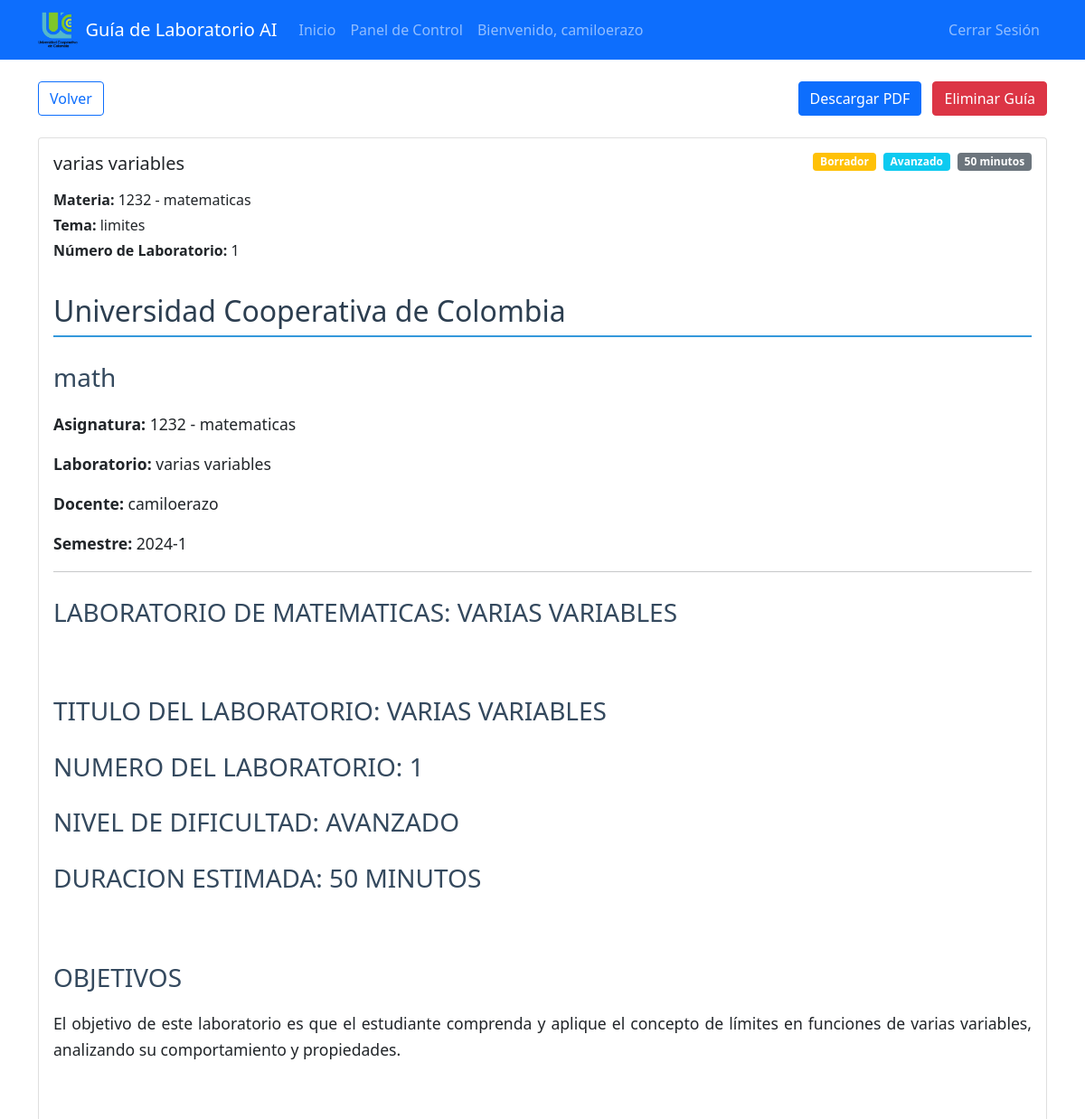
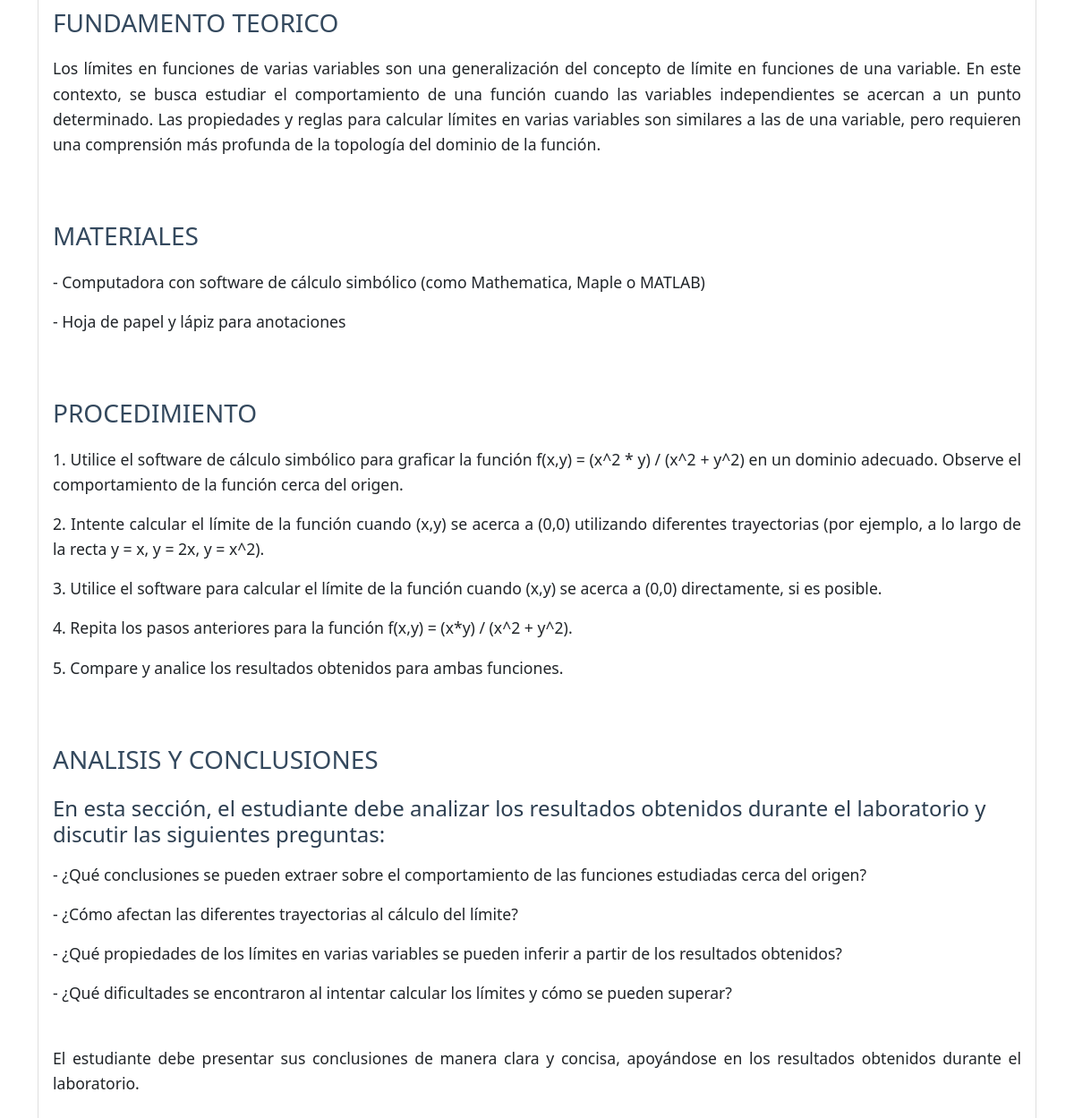
Screenshot of /lab_guide/2 (signed in) with the database file from the repository (2 pictures, top to bottom).
### models.py (models this page shows, shortened)
class User(db.Model, UserMixin):
    __tablename__ = 'users'
    id = db.Column(db.Integer, primary_key=True)
    username = db.Column(db.String(20), unique=True, nullable=False)
    email = db.Column(db.String(120), unique=True, nullable=False)
    password_hash = db.Column(db.String(128), nullable=False)
    created_at = db.Column(db.DateTime, nullable=False, default=datetime.utcnow)
    user_type = db.Column(db.String(50))  # Used for polymorphic behavior
    __mapper_args__ = {
        'polymorphic_identity': 'user',
        'polymorphic_on': user_type
    }

class LabGuide(db.Model):
    __tablename__ = 'lab_guides'
    id = db.Column(db.Integer, primary_key=True)
    title = db.Column(db.String(200), nullable=False)
    content = db.Column(db.Text, nullable=False)  # Using Text for large content
    lab_number = db.Column(db.Integer, nullable=False)
    created_at = db.Column(db.DateTime, nullable=False, default=datetime.utcnow)
    updated_at = db.Column(db.DateTime, nullable=False, default=datetime.utcnow, onupdate=datetime.utcnow)
    subject_id = db.Column(db.Integer, db.ForeignKey('subjects.id'), nullable=False)
    weekly_topic_id = db.Column(db.Integer, db.ForeignKey('weekly_topics.id'), nullable=False)
    created_by_id = db.Column(db.Integer, db.ForeignKey('professors.id'), nullable=False)
    status = db.Column(db.String(20), nullable=False, default='draft')  # draft, published, archived
    difficulty_level = db.Column(db.String(20), nullable=False, default='intermediate')  # beginner, intermediate, advanced
    estimated_duration = db.Column(db.Integer, nullable=True)  # in minutes
    created_by = db.relationship('Professor', backref=db.backref('created_lab_guides', lazy='dynamic'))
    weekly_topic = db.relationship('WeeklyTopic', backref=db.backref('lab_guides', lazy='dynamic'))
    laboratory_id = db.Column(db.Integer, db.ForeignKey('laboratories.id'), nullable=True)

class Subject(db.Model):
    __tablename__ = 'subjects'
    id = db.Column(db.Integer, primary_key=True)
    code = db.Column(db.String(10), unique=True, nullable=False)
    name = db.Column(db.String(100), nullable=False)
    credits = db.Column(db.Integer, nullable=False)
    description = db.Column(db.Text, nullable=True)
    degrees = db.relationship('Degree',
                            secondary=degree_subject,
                            backref=db.backref('subjects', lazy='dynamic'),
                            lazy='dynamic')
    lab_guides = db.relationship('LabGuide', backref='subject', lazy='dynamic')
    weekly_topics = db.relationship('WeeklyTopic', backref='subject', lazy='dynamic', cascade='all, delete-orphan')

class WeeklyTopic(db.Model):
    __tablename__ = 'weekly_topics'
    id = db.Column(db.Integer, primary_key=True)
    week_number = db.Column(db.Integer, nullable=False)
    title = db.Column(db.String(200), nullable=False)
    description = db.Column(db.Text, nullable=True)
    subject_id = db.Column(db.Integer, db.ForeignKey('subjects.id'), nullable=False)

### app.py (the view)
@app.route('/lab_guide/<int:guide_id>')
@login_required
def view_lab_guide(guide_id):
    lab_guide = LabGuide.query.get_or_404(guide_id)
    if not (current_user.user_type == 'professor' and lab_guide.subject in current_user.subjects):
        flash('No tienes permiso para ver esta guía de laboratorio.', 'error')
        return redirect(url_for('dashboard'))
    return render_template('view_lab_guide.html', lab_guide=lab_guide)

### app.py (called while the page is built)
@login_manager.user_loader
def load_user(user_id):
    return User.query.get(int(user_id))

### templates/view_lab_guide.html (shortened to what this page needs)
{% extends "base.html" %}
{% block content %}
<div class="container mt-4">
    <div class="row mb-4">
        <div class="col">
            <a href="{{ url_for('dashboard') }}" class="btn btn-outline-primary">
                 Volver
            </a>
            {% if current_user.user_type == 'professor' and lab_guide.subject in current_user.subjects %}
            <div class="float-end">
                <a href="{{ url_for('download_lab_guide_pdf', guide_id=lab_guide.id) }}" class="btn btn-primary me-2">
                     Descargar PDF
                </a>
                <button type="button" class="btn btn-danger" data-bs-toggle="modal" data-bs-target="#deleteModal">
                     Eliminar Guía
                </button>
            </div>
            {% endif %}
        </div>
    </div>
    <div class="card">
        <div class="card-body">
            <div class="row mb-4">
                <div class="col-md-6">
                    <h5 class="card-title mb-3">{{ lab_guide.title }}</h5>
                    <p class="mb-1">
                        <strong>Materia:</strong> {{ lab_guide.subject.code }} - {{ lab_guide.subject.name }}
                    </p>
                    <p class="mb-1">
                        <strong>Tema:</strong> {{ lab_guide.weekly_topic.title }}
                    </p>
                    <p class="mb-1">
                        <strong>Número de Laboratorio:</strong> {{ lab_guide.lab_number }}
                    </p>
                </div>
                <div class="col-md-6">
                    <div class="d-flex justify-content-end">
                        <span class="badge {% if lab_guide.status == 'published' %}bg-success{% else %}bg-warning{% endif %} me-2">
                            {{ 'Publicado' if lab_guide.status == 'published' else 'Borrador' }}
                        </span>
                        <span class="badge bg-info me-2">
                            {% if lab_guide.difficulty_level == 'beginner' %}
                                Principiante
                            {% elif lab_guide.difficulty_level == 'intermediate' %}
                                Intermedio
                            {% else %}
                                Avanzado
                            {% endif %}
                        </span>
                        {% if lab_guide.estimated_duration %}
                            <span class="badge bg-secondary">
                                {{ lab_guide.estimated_duration }} minutos
                            </span>
                        {% endif %}
                    </div>
                </div>
            </div>
            <div class="lab-guide-content">
                {{ lab_guide.content|safe }}
            </div>
        </div>
    </div>
</div>
{% endblock %}

### templates/base.html (shortened to what this page needs)
<!DOCTYPE html>
<html lang="en">
<head>
    <link href="https://cdn.jsdelivr.net/npm/bootstrap@5.1.3/dist/css/bootstrap.min.css" rel="stylesheet">
</head>
<body>
    <nav class="navbar navbar-expand-lg navbar-dark bg-primary">
        <div class="container">
            <a class="navbar-brand d-flex align-items-center" href="{{ url_for('home') }}">
                <img src="{{ url_for('static', filename='images/logou.png') }}" alt="University Logo" height="40" class="me-2">
                Guía de Laboratorio AI
            </a>
            <div class="collapse navbar-collapse" id="navbarNav">
                <ul class="navbar-nav me-auto">
                    <li class="nav-item">
                        <a class="nav-link" href="{{ url_for('home') }}">Inicio</a>
                    </li>
                    {% if current_user.is_authenticated %}
                        <li class="nav-item">
                            <a class="nav-link" href="{{ url_for('dashboard') }}">Panel de Control</a>
                        </li>
                        <li class="nav-item">
                            <span class="nav-link">Bienvenido, {{ current_user.username }}</span>
                        </li>
                    {% endif %}
                </ul>
                <ul class="navbar-nav">
                    {% if current_user.is_authenticated %}
                        <li class="nav-item">
                            <a class="nav-link" href="{{ url_for('logout') }}">Cerrar Sesión</a>
                        </li>
                    {% endif %}
                </ul>
            </div>
        </div>
    </nav>
    {% block content %}{% endblock %}
</body>
</html>

### templates/view_lab_guide.html (style rules this page uses)
.lab-guide-content { font-size: 1.1rem; line-height: 1.6; }
.lab-guide-content h1 { font-size: 2rem; color: #2c3e50; margin-top: 2rem; margin-bottom: 1.5rem; border-bottom: 2px solid #3498db; padding-bottom: 0.5rem; }
.lab-guide-content h2 { font-size: 1.75rem; color: #34495e; margin-top: 1.75rem; margin-bottom: 1.25rem; }
.lab-guide-content h3 { font-size: 1.5rem; color: #2c3e50; margin-top: 1.5rem; margin-bottom: 1rem; }
.lab-guide-content p { margin-bottom: 1rem; text-align: justify; }

### rows the page displays
User: username "camiloerazo"
LabGuide: title "varias variables", lab_number "1", status "Borrador", estimated_duration "50", content "Universidad Cooperativa de Colombia math Asignatura: 1232 - matematicas Laboratorio: varias variables Docente: camiloerazo Semestre: 2024-1 LABORATORIO DE MATEMATICAS: VARIAS VARIABLES TITULO DEL LABORATORIO: VARIAS VARIABLES NUMERO DEL LABORATORIO: 1 NIVEL DE DIFICULTAD: AVANZADO DURACION ESTIMADA: 50 MINUTOS OBJETIVOS El objetivo de este laboratorio es que el estudiante comprenda y aplique el concepto de límites en funciones de varias variables, analizando su comportamiento y propiedades. FUNDAMENTO TEORICO Los límites en funciones de varias variables son una generalización del concepto de límite en funciones de una variable. En este contexto, se busca estudiar el comportamiento de una…"
Subject: subject.code "1232", subject.name "matematicas"
WeeklyTopic: weekly_topic "limites"
